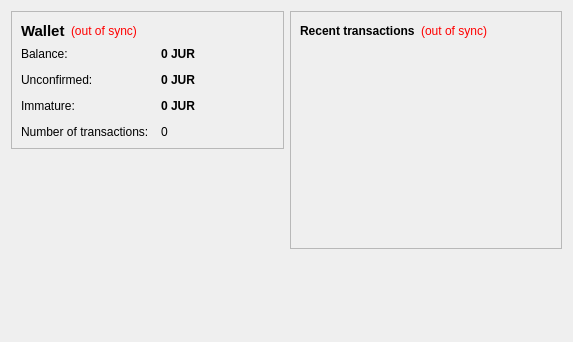
<?xml version="1.0" encoding="UTF-8"?>
<ui version="4.0">
 <class>OverviewPage</class>
 <widget class="QWidget" name="OverviewPage">
  <property name="geometry">
   <rect>
    <x>0</x>
    <y>0</y>
    <width>573</width>
    <height>342</height>
   </rect>
  </property>
  <property name="windowTitle">
   <string>Form</string>
  </property>
  <layout class="QHBoxLayout" name="horizontalLayout" stretch="1,1">
   <item>
    <layout class="QVBoxLayout" name="verticalLayout_2">
     <item>
      <widget class="QFrame" name="frame">
       <property name="frameShape">
        <enum>QFrame::StyledPanel</enum>
       </property>
       <property name="frameShadow">
        <enum>QFrame::Raised</enum>
       </property>
       <layout class="QVBoxLayout" name="verticalLayout_4">
        <item>
         <layout class="QHBoxLayout" name="horizontalLayout_4">
          <item>
           <widget class="QLabel" name="label_5">
            <property name="font">
             <font>
              <pointsize>11</pointsize>
              <weight>75</weight>
              <bold>true</bold>
             </font>
            </property>
            <property name="text">
             <string>Wallet</string>
            </property>
           </widget>
          </item>
          <item>
           <widget class="QLabel" name="labelWalletStatus">
            <property name="toolTip">
             <string>The displayed information may be out of date. Your wallet automatically synchronizes with the JurassicCoin network after a connection is established, but this process has not completed yet.</string>
            </property>
            <property name="styleSheet">
             <string notr="true">QLabel { color: red; }</string>
            </property>
            <property name="text">
             <string notr="true">(out of sync)</string>
            </property>
            <property name="alignment">
             <set>Qt::AlignLeading|Qt::AlignLeft|Qt::AlignVCenter</set>
            </property>
           </widget>
          </item>
          <item>
           <spacer name="horizontalSpacer_2">
            <property name="orientation">
             <enum>Qt::Horizontal</enum>
            </property>
            <property name="sizeHint" stdset="0">
             <size>
              <width>40</width>
              <height>20</height>
             </size>
            </property>
           </spacer>
          </item>
         </layout>
        </item>
        <item>
         <layout class="QFormLayout" name="formLayout_2">
          <property name="fieldGrowthPolicy">
           <enum>QFormLayout::AllNonFixedFieldsGrow</enum>
          </property>
          <property name="horizontalSpacing">
           <number>12</number>
          </property>
          <property name="verticalSpacing">
           <number>12</number>
          </property>
          <item row="0" column="0">
           <widget class="QLabel" name="label">
            <property name="text">
             <string>Balance:</string>
            </property>
           </widget>
          </item>
          <item row="0" column="1">
           <widget class="QLabel" name="labelBalance">
            <property name="font">
             <font>
              <weight>75</weight>
              <bold>true</bold>
             </font>
            </property>
            <property name="cursor">
             <cursorShape>IBeamCursor</cursorShape>
            </property>
            <property name="toolTip">
             <string>Your current balance</string>
            </property>
            <property name="text">
             <string notr="true">0 JUR</string>
            </property>
            <property name="textInteractionFlags">
             <set>Qt::LinksAccessibleByMouse|Qt::TextSelectableByKeyboard|Qt::TextSelectableByMouse</set>
            </property>
           </widget>
          </item>
          <item row="1" column="0">
           <widget class="QLabel" name="label_3">
            <property name="text">
             <string>Unconfirmed:</string>
            </property>
           </widget>
          </item>
          <item row="1" column="1">
           <widget class="QLabel" name="labelUnconfirmed">
            <property name="font">
             <font>
              <weight>75</weight>
              <bold>true</bold>
             </font>
            </property>
            <property name="cursor">
             <cursorShape>IBeamCursor</cursorShape>
            </property>
            <property name="toolTip">
             <string>Total of transactions that have yet to be confirmed, and do not yet count toward the current balance</string>
            </property>
            <property name="text">
             <string notr="true">0 JUR</string>
            </property>
            <property name="textInteractionFlags">
             <set>Qt::LinksAccessibleByMouse|Qt::TextSelectableByKeyboard|Qt::TextSelectableByMouse</set>
            </property>
           </widget>
          </item>
          <item row="3" column="0">
           <widget class="QLabel" name="label_2">
            <property name="text">
             <string>Number of transactions:</string>
            </property>
           </widget>
          </item>
          <item row="3" column="1">
           <widget class="QLabel" name="labelNumTransactions">
            <property name="toolTip">
             <string>Total number of transactions in wallet</string>
            </property>
            <property name="text">
             <string notr="true">0</string>
            </property>
           </widget>
          </item>
          <item row="2" column="0">
           <widget class="QLabel" name="labelImmatureText">
            <property name="text">
             <string>Immature:</string>
            </property>
           </widget>
          </item>
          <item row="2" column="1">
           <widget class="QLabel" name="labelImmature">
            <property name="font">
             <font>
              <weight>75</weight>
              <bold>true</bold>
             </font>
            </property>
            <property name="toolTip">
             <string>Mined balance that has not yet matured</string>
            </property>
            <property name="text">
             <string notr="true">0 JUR</string>
            </property>
            <property name="textInteractionFlags">
             <set>Qt::LinksAccessibleByMouse|Qt::TextSelectableByKeyboard|Qt::TextSelectableByMouse</set>
            </property>
           </widget>
          </item>
         </layout>
        </item>
       </layout>
      </widget>
     </item>
     <item>
      <spacer name="verticalSpacer">
       <property name="orientation">
        <enum>Qt::Vertical</enum>
       </property>
       <property name="sizeHint" stdset="0">
        <size>
         <width>20</width>
         <height>40</height>
        </size>
       </property>
      </spacer>
     </item>
    </layout>
   </item>
   <item>
    <layout class="QVBoxLayout" name="verticalLayout_3">
     <item>
      <widget class="QFrame" name="frame_2">
       <property name="frameShape">
        <enum>QFrame::StyledPanel</enum>
       </property>
       <property name="frameShadow">
        <enum>QFrame::Raised</enum>
       </property>
       <layout class="QVBoxLayout" name="verticalLayout">
        <item>
         <layout class="QHBoxLayout" name="horizontalLayout_2">
          <item>
           <widget class="QLabel" name="label_4">
            <property name="text">
             <string>&lt;b&gt;Recent transactions&lt;/b&gt;</string>
            </property>
           </widget>
          </item>
          <item>
           <widget class="QLabel" name="labelTransactionsStatus">
            <property name="toolTip">
             <string>The displayed information may be out of date. Your wallet automatically synchronizes with the JurassicCoin network after a connection is established, but this process has not completed yet.</string>
            </property>
            <property name="styleSheet">
             <string notr="true">QLabel { color: red; }</string>
            </property>
            <property name="text">
             <string notr="true">(out of sync)</string>
            </property>
            <property name="alignment">
             <set>Qt::AlignRight|Qt::AlignTrailing|Qt::AlignVCenter</set>
            </property>
           </widget>
          </item>
          <item>
           <spacer name="horizontalSpacer">
            <property name="orientation">
             <enum>Qt::Horizontal</enum>
            </property>
            <property name="sizeHint" stdset="0">
             <size>
              <width>40</width>
              <height>20</height>
             </size>
            </property>
           </spacer>
          </item>
         </layout>
        </item>
        <item>
         <widget class="QListView" name="listTransactions">
          <property name="styleSheet">
           <string notr="true">QListView { background: transparent; }</string>
          </property>
          <property name="frameShape">
           <enum>QFrame::NoFrame</enum>
          </property>
          <property name="verticalScrollBarPolicy">
           <enum>Qt::ScrollBarAlwaysOff</enum>
          </property>
          <property name="horizontalScrollBarPolicy">
           <enum>Qt::ScrollBarAlwaysOff</enum>
          </property>
          <property name="selectionMode">
           <enum>QAbstractItemView::NoSelection</enum>
          </property>
         </widget>
        </item>
       </layout>
      </widget>
     </item>
     <item>
      <spacer name="verticalSpacer_2">
       <property name="orientation">
        <enum>Qt::Vertical</enum>
       </property>
       <property name="sizeHint" stdset="0">
        <size>
         <width>20</width>
         <height>40</height>
        </size>
       </property>
      </spacer>
     </item>
    </layout>
   </item>
  </layout>
 </widget>
 <resources/>
 <connections/>
</ui>
